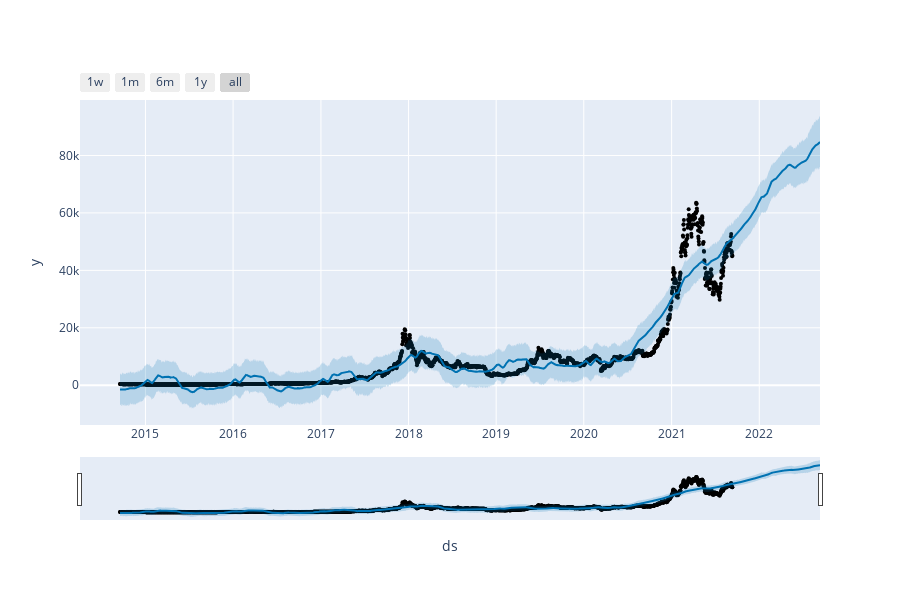

The cell this chart's notebook holds for it:
### Code cell
#Importing facebooks prophet plotting libraries
from fbprophet.plot import plot_plotly
#plot the data
plot_plotly(fbp, forecast)

### Figure 1 — Plotly figure (JSON) as saved in the notebook; plotly's stock layout.template omitted (floating-point values rounded to 4 significant figures; data arrays with more than 128 entries replaced by an {"elided": "..."} marker saying what was removed)
{"data": [{"marker": {"color": "black", "size": 4}, "mode": "markers", "name": "Actual", "type": "scatter", "x": {"elided": "2548 str values"}, "y": {"elided": "2548 float values"}}, {"hoverinfo": "skip", "line": {"width": 0}, "mode": "lines", "type": "scatter", "x": {"elided": "2917 str values"}, "y": {"elided": "2917 float values"}}, {"fill": "tonexty", "fillcolor": "rgba(0, 114, 178, 0.2)", "line": {"color": "#0072B2", "width": 2}, "mode": "lines", "name": "Predicted", "type": "scatter", "x": {"elided": "2917 str values"}, "y": {"elided": "2917 float values"}}, {"fill": "tonexty", "fillcolor": "rgba(0, 114, 178, 0.2)", "hoverinfo": "skip", "line": {"width": 0}, "mode": "lines", "type": "scatter", "x": {"elided": "2917 str values"}, "y": {"elided": "2917 float values"}}], "layout": {"height": 600, "showlegend": false, "width": 900, "xaxis": {"rangeselector": {"buttons": [{"count": 7, "label": "1w", "step": "day", "stepmode": "backward"}, {"count": 1, "label": "1m", "step": "month", "stepmode": "backward"}, {"count": 6, "label": "6m", "step": "month", "stepmode": "backward"}, {"count": 1, "label": "1y", "step": "year", "stepmode": "backward"}, {"step": "all"}]}, "rangeslider": {"visible": true}, "title": {"text": "ds"}, "type": "date"}, "yaxis": {"title": {"text": "y"}}}}
